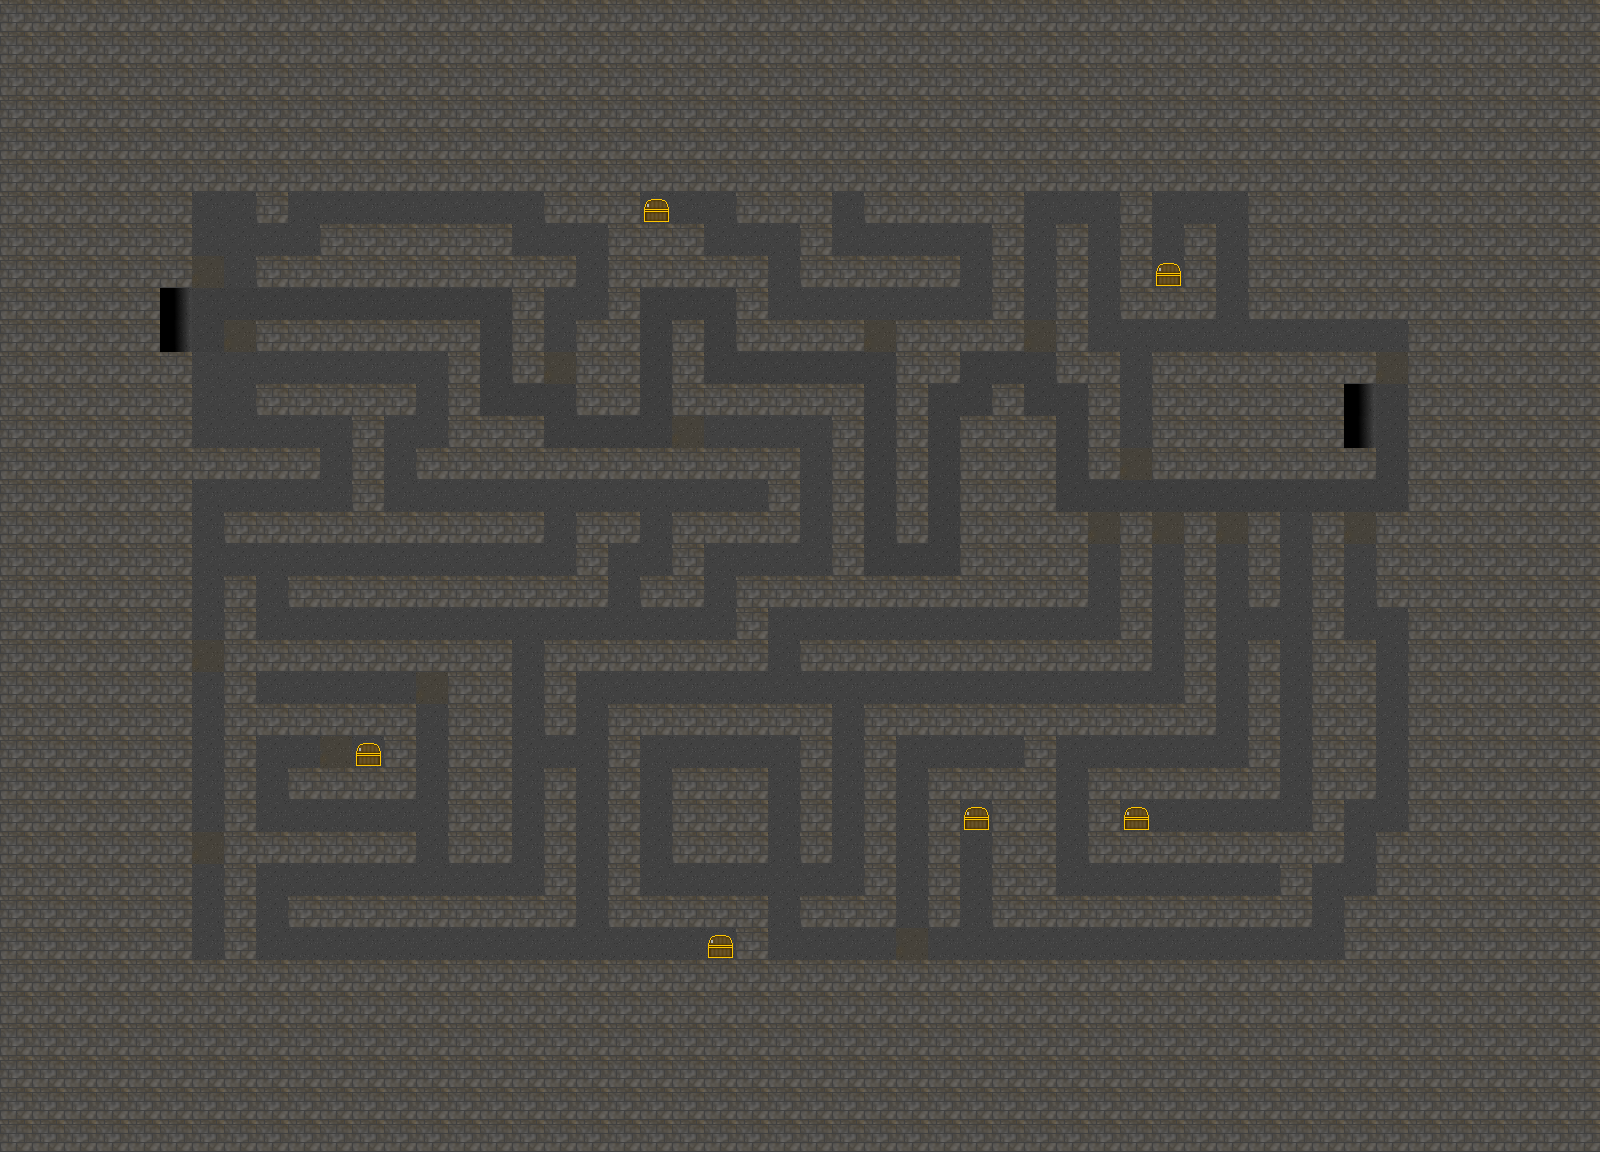

Below is a game level as drawn by its tile map, then a one-line description and the .tmx that defines it (tile-layer data replaced by summaries):
An orthogonal 50x36 tile map with 32x32 px tiles, 6 tile layers (floor, walls, doors, chests, ...), 2 tilesets and 16 objects (to room 10, to point of no return, warning, chest1_unused, chest2_unused, ...).

<map version="1.0" orientation="orthogonal" width="50" height="36" tilewidth="32" tileheight="32">
 <properties>
  <property name="AmbientLight" value="0.01" />
  <property name="LightColor" value="210,120,20,0.5" />
  <property name="StartX" value="6" />
  <property name="StartY" value="6" />
  <property name="TileHeight" value="32" />
  <property name="TileWidth" value="32" />
 </properties>
 <tileset firstgid="1" name="testingTiles" tilewidth="32" tileheight="32">
  <image source="testingTiles.png" width="128" height="64" />
 </tileset>
 <tileset firstgid="9" name="Cavetileset" tilewidth="32" tileheight="32" spacing="2">
  <image source="Cavetileset.png" width="203" height="373" />
 </tileset>
 <layer name="floor" width="50" height="36">
  <data>[1800 cells, 1800 non-empty, 3 distinct tile ids]</data>
 </layer>
 <layer name="walls" width="50" height="36">
  <properties>
   <property name="collide" value="true" />
  </properties>
  <data>[1800 cells, 1342 non-empty, 1 distinct tile ids]</data>
 </layer>
 <layer name="doors" width="50" height="36">
  <data>[1800 cells, 4 non-empty, 1 distinct tile ids]</data>
 </layer>
 <layer name="chests" width="50" height="36">
  <properties>
   <property name="collide" value="true" />
  </properties>
  <data>[1800 cells, 6 non-empty, 1 distinct tile ids]</data>
 </layer>
 <layer name="Characters" width="50" height="36">
  <data>[1800 cells, 0 non-empty, 0 distinct tile ids]</data>
 </layer>
 <layer name="Lights" width="50" height="36">
  <data>[1800 cells, 0 non-empty, 0 distinct tile ids]</data>
 </layer>
 <objectgroup name="Objects" width="50" height="36">
  <object name="to room 10" x="160" y="288" width="32" height="64">
   <properties>
    <property name="change_map" value="data/darkDungeonRoom10.tmx, 21, 13" />
    <property name="interaction_type" value="player_auto" />
    <property name="type" value="Interaction" />
   </properties>
  </object>
  <object name="to point of no return" x="1344" y="384" width="32" height="64">
   <properties>
    <property name="change_map" value="data/pointOfNoReturn.tmx" />
    <property name="interaction_type" value="player" />
    <property name="type" value="Interaction" />
   </properties>
  </object>
  <object name="warning" x="1376" y="368" width="32" height="96">
   <properties>
    <property name="call_order" value="0" />
    <property name="display_text" value="Point of no return!" />
    <property name="interaction_type" value="player_auto" />
    <property name="type" value="Interaction" />
   </properties>
  </object>
  <object name="chest1_unused" x="640" y="192" width="48" height="32">
   <properties>
    <property name="add_coin" value="20" />
    <property name="call_order" value="0" />
    <property name="display_text" value="You found 20 clams!" />
    <property name="enabled" value="true" />
    <property name="interaction_type" value="player" />
    <property name="type" value="Interaction" />
   </properties>
  </object>
  <object name="chest2_unused" x="1152" y="240" width="32" height="48">
   <properties>
    <property name="add_coin" value="20" />
    <property name="call_order" value="0" />
    <property name="display_text" value="You found 20 clams!" />
    <property name="enabled" value="true" />
    <property name="interaction_type" value="player" />
    <property name="type" value="Interaction" />
   </properties>
  </object>
  <object name="chest6_unused" x="1120" y="800" width="48" height="32">
   <properties>
    <property name="add_coin" value="20" />
    <property name="call_order" value="0" />
    <property name="display_text" value="You found 20 clams!" />
    <property name="enabled" value="true" />
    <property name="interaction_type" value="player" />
    <property name="type" value="Interaction" />
   </properties>
  </object>
  <object name="chest5_unused" x="960" y="800" width="32" height="48">
   <properties>
    <property name="add_coin" value="20" />
    <property name="call_order" value="0" />
    <property name="display_text" value="You found 20 clams!" />
    <property name="enabled" value="true" />
    <property name="interaction_type" value="player" />
    <property name="type" value="Interaction" />
   </properties>
  </object>
  <object name="chest4_unused" x="688" y="928" width="48" height="32">
   <properties>
    <property name="add_coin" value="20" />
    <property name="call_order" value="0" />
    <property name="display_text" value="You found 20 clams!" />
    <property name="enabled" value="true" />
    <property name="interaction_type" value="player" />
    <property name="type" value="Interaction" />
   </properties>
  </object>
  <object name="chest3_unused" x="336" y="736" width="48" height="32">
   <properties>
    <property name="add_coin" value="20" />
    <property name="call_order" value="0" />
    <property name="display_text" value="You found 20 clams!" />
    <property name="enabled" value="true" />
    <property name="interaction_type" value="player" />
    <property name="type" value="Interaction" />
   </properties>
  </object>
  <object name="chest1_disable" x="640" y="192" width="48" height="32">
   <properties>
    <property name="call_order" value="1" />
    <property name="disable_object" value="chest1_unused" />
    <property name="interaction_type" value="player" />
    <property name="type" value="Interaction" />
   </properties>
  </object>
  <object name="chest2_disable" x="1152" y="240" width="32" height="48">
   <properties>
    <property name="call_order" value="1" />
    <property name="disable_object" value="chest2_unused" />
    <property name="interaction_type" value="player" />
    <property name="type" value="Interaction" />
   </properties>
  </object>
  <object name="chest3_disable" x="336" y="736" width="48" height="32">
   <properties>
    <property name="call_order" value="1" />
    <property name="disable_object" value="chest3_unused" />
    <property name="interaction_type" value="player" />
    <property name="type" value="Interaction" />
   </properties>
  </object>
  <object name="chest4_disable" x="688" y="928" width="48" height="32">
   <properties>
    <property name="call_order" value="1" />
    <property name="disable_object" value="chest4_unused" />
    <property name="interaction_type" value="player" />
    <property name="type" value="Interaction" />
   </properties>
  </object>
  <object name="chest5_disable" x="960" y="800" width="32" height="48">
   <properties>
    <property name="call_order" value="1" />
    <property name="disable_object" value="chest5_unused" />
    <property name="interaction_type" value="player" />
    <property name="type" value="Interaction" />
   </properties>
  </object>
  <object name="chest6_disable" x="1120" y="800" width="48" height="32">
   <properties>
    <property name="call_order" value="1" />
    <property name="disable_object" value="chest6_unused" />
    <property name="interaction_type" value="player" />
    <property name="type" value="Interaction" />
   </properties>
  </object>
  <object name="warningp2" x="1376" y="368" width="32" height="96">
   <properties>
    <property name="call_order" value="1" />
    <property name="disable_object" value="warning" />
    <property name="interaction_type" value="player_auto" />
    <property name="type" value="Interaction" />
   </properties>
  </object>
 </objectgroup>
</map>
